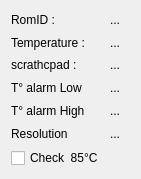
<?xml version="1.0" encoding="UTF-8"?>
<ui version="4.0">
 <class>ds1820ui</class>
 <widget class="QWidget" name="ds1820ui">
  <property name="geometry">
   <rect>
    <x>0</x>
    <y>0</y>
    <width>141</width>
    <height>179</height>
   </rect>
  </property>
  <property name="windowTitle">
   <string>Add Icons</string>
  </property>
  <layout class="QGridLayout" name="gridLayout">
   <item row="0" column="0">
    <widget class="QLabel" name="labelRomID">
     <property name="text">
      <string>RomID : </string>
     </property>
    </widget>
   </item>
   <item row="0" column="1">
    <widget class="QLabel" name="RomID">
     <property name="text">
      <string>...</string>
     </property>
    </widget>
   </item>
   <item row="1" column="0">
    <widget class="QLabel" name="label_scratchpad">
     <property name="text">
      <string>Temperature : </string>
     </property>
    </widget>
   </item>
   <item row="1" column="1">
    <widget class="QLabel" name="T">
     <property name="text">
      <string>...</string>
     </property>
    </widget>
   </item>
   <item row="2" column="0">
    <widget class="QLabel" name="label_scratchpad_2">
     <property name="text">
      <string>scrathcpad : </string>
     </property>
    </widget>
   </item>
   <item row="2" column="1">
    <widget class="QLabel" name="scratchpad">
     <property name="text">
      <string>...</string>
     </property>
    </widget>
   </item>
   <item row="3" column="0">
    <widget class="QLabel" name="label_scratchpad_3">
     <property name="text">
      <string>T° alarm Low</string>
     </property>
    </widget>
   </item>
   <item row="3" column="1">
    <widget class="QLabel" name="TaL">
     <property name="text">
      <string>...</string>
     </property>
    </widget>
   </item>
   <item row="4" column="0">
    <widget class="QLabel" name="label_scratchpad_4">
     <property name="text">
      <string>T° alarm High</string>
     </property>
    </widget>
   </item>
   <item row="4" column="1">
    <widget class="QLabel" name="TaH">
     <property name="text">
      <string>...</string>
     </property>
    </widget>
   </item>
   <item row="5" column="0">
    <widget class="QLabel" name="label_scratchpad_5">
     <property name="text">
      <string>Resolution</string>
     </property>
    </widget>
   </item>
   <item row="5" column="1">
    <widget class="QLabel" name="Resolution">
     <property name="text">
      <string>...</string>
     </property>
    </widget>
   </item>
   <item row="6" column="0">
    <widget class="QCheckBox" name="skip85">
     <property name="text">
      <string>Check  85°C</string>
     </property>
    </widget>
   </item>
  </layout>
 </widget>
 <resources/>
 <connections/>
</ui>
